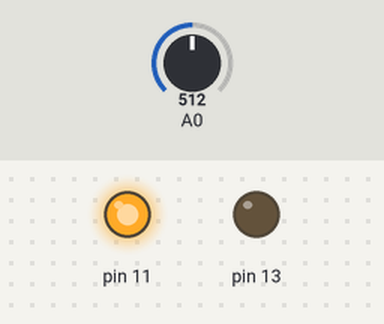
Simulated run of this sketch. Board: Arduino Uno, built with avr-gcc and run on an emulated ATmega328P. Parts: output pins drawn as LEDs (lit = HIGH). Inputs (shaded band) come from the test bench; at power-on: A0 = 512.

Above: at 1.2 s.
1.3 s: A0 set to 166
2.8 s: A0 set to 145
At 3.9 s:
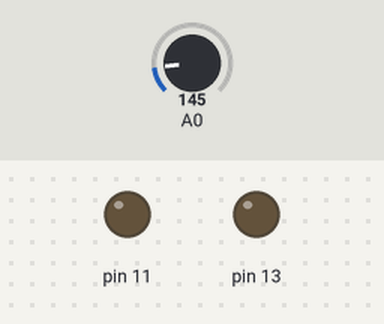
4.3 s: A0 set to 306
At 5.0 s:
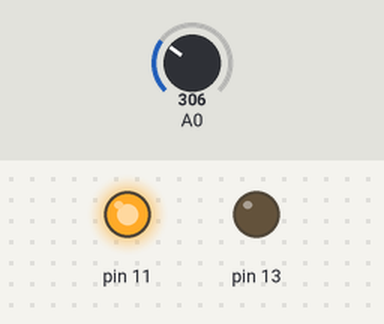
5.8 s: A0 set to 122
At 6.2 s:
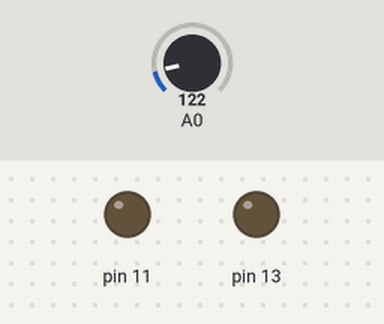
Timing chart, 0 to 8.3 s (numbered marks = the images above; inputs shaded):
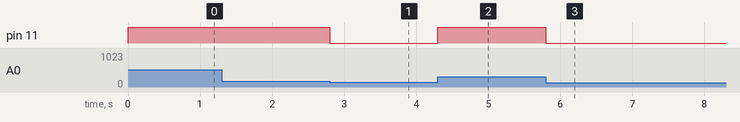

Measured:
- the behaviour switches between 154 and 153 on A0 (found by bisection; images 0 and 1)
- after the input at 1.3 s, every drawn part: stays the same
- after the input at 2.8 s, pin 11: HIGH → LOW at once
- after the input at 4.3 s, pin 11: LOW → HIGH at once
- after the input at 5.8 s, pin 11: HIGH → LOW at once

The sketch:

code.ino
```cpp
void setup()
{
pinMode(A0,INPUT);
pinMode(11,OUTPUT);
pinMode(13, OUTPUT);
}
float ip,temp,celsius;
void loop()
{
ip=analogRead(A0);
temp=(ip*5)/1024;
celsius=(temp-0.5)*100;
Serial.println(celsius);
if(celsius >=25){
digitalWrite(11, HIGH);
}
else{
digitalWrite(11, LOW);}
}
```
